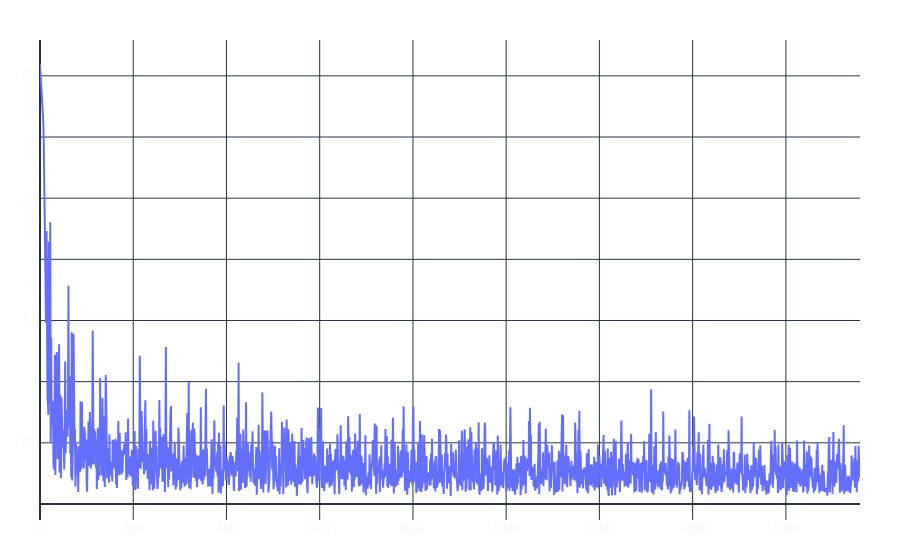

Notebook code for this chart:
### Code cell
# Parameters
embedding_dim = 32
hidden_dim = 32
vocab_size = len(vocab)
tagset_size = len(tag_vocab)

model = LSTMTagger(vocab_size, tagset_size, embedding_dim, hidden_dim)
loss_function = nn.CrossEntropyLoss()
optimizer = torch.optim.Adam(model.parameters(), lr=0.005)

# Training loop
epochs = 40
losses = []
for epoch in range(epochs):
    for examples, labels in train_loader:
        model.zero_grad()

        # Forward pass
        tag_scores = model(examples)

        # Reshape for loss calculation
        loss = loss_function(tag_scores.view(-1, tagset_size), labels.view(-1))

        # Backward pass and optimization
        loss.backward()
        optimizer.step()
        losses.append(loss.item())

    # print(f"Epoch {epoch+1}/{epochs}, Loss: {loss.item():.4f}")
plotting.scatter(y=[losses])

### Figure 1 — Plotly figure (JSON) as saved in the notebook; plotly's stock layout.template omitted (floating-point values rounded to 4 significant figures; data arrays with more than 128 entries replaced by an {"elided": "..."} marker saying what was removed)
{"data": [{"type": "scatter", "y": {"elided": "1760 float values"}}], "layout": {}}
